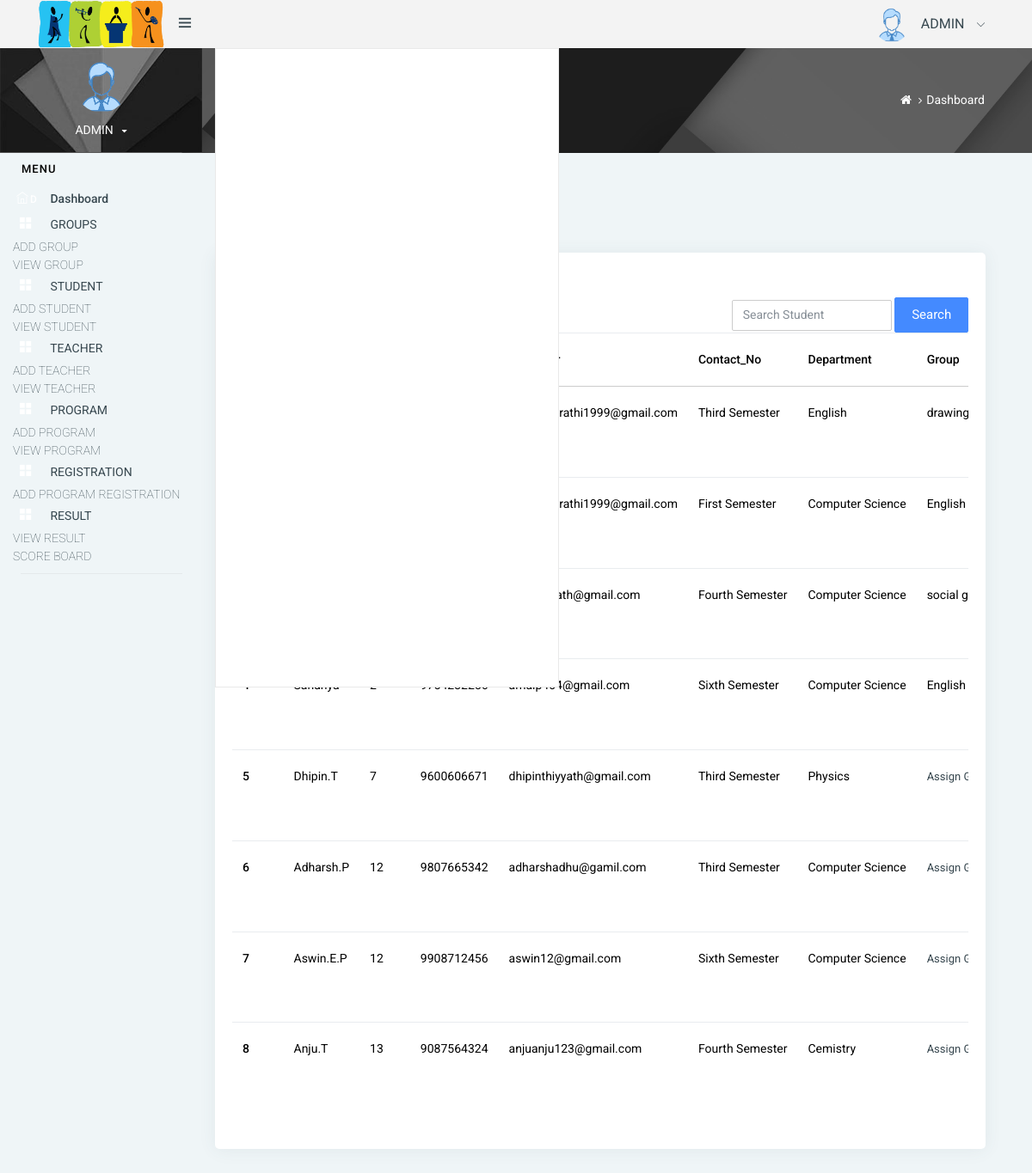
Screenshot of /student_view/ with the database file from the repository.
### artsapp/models.py (models this page shows, shortened)
class Student(models.Model):
    user = models.OneToOneField(Login, on_delete=models.CASCADE, primary_key=True, related_name='student')
    name = models.CharField(max_length=100)
    roll_no = models.CharField(max_length=100)
    contact_no = models.CharField(max_length=100)
    email = models.EmailField()
    semester = models.CharField(max_length=200)
    department = models.CharField(max_length=200)
    group = models.ForeignKey(Group, on_delete=models.CASCADE, null=True, blank=True)

class Group(models.Model):
    group_no = models.CharField(max_length=100)
    name = models.CharField(max_length=100)
    leader_name = models.CharField(max_length=100)
    total_score = models.FloatField(default=0)
    def __str__(self):
        return self.name

### artsapp/admin_views.py (the view)
# urls.py: path('student_view/',admin_views.student_view,name ='student_view'),
def student_view(request):
    student = Student.objects.all()
    studentFilter = StudentFilter(request.GET, queryset=student)
    student = studentFilter.qs
    context = {
        'students': student,
        'studentFilter': studentFilter,
    }
    return render(request, 'admintemp/student_view.html', context)

### templates/admintemp/student_view.html (shortened to what this page needs)
{% extends 'admin_home.html' %}
{% block content %}
<div class="col-lg-12 mt-5">
    <div class="card">
        <div class="card-body">
            <h4 class="header-title">STUDENT</h4>
            <form method="get" style="float:right" class="form-inline">
                <div class="md-form my-0">
                    {{studentFilter.form}}
                    <button class="btn btn-primary" type="submit">Search</button>
                </div>
            </form>
            <div class="table-responsive">
            <table class="table">
                <thead>
                <tr>
                    <th scope="col">SI NO</th>
                    <th scope="col">Name</th>
                    <th scope="col">Email</th>
                    <th scope="col">Roll_No</th>
                    <th scope="col">Semester</th>
                    <th scope="col">Contact_No</th>
                    <th scope="col">Department</th>
                    <th scope="col">Group</th>
                </tr>
                </thead>
                <tbody>
                {% for i in students %}
                <tr>
                    <th scope="row">{{forloop.counter}}</th>
                    <td>{{i.name}}</td>
                    <td>{{i.roll_no}}</td>
                    <td>{{i.contact_no}}</td>
                    <td>{{i.email}}</td>
                    <td>{{i.semester}}</td>
                    <td>{{i.department}}</td>
                    <td>
                        {% if i.group == None %}
                        <a href="{% url 'assign_group' i.user_id %}">Assign Group</a>
                        {% else %}
                        {{i.group}}
                        {% endif %}
                    </td>
                </tr>
                {% empty %}
                <tr>
                    <td  colspan="6"><h4>No Students Found..</h4></td>
                </tr>
                {% endfor %}
                </tbody>
            </table>
        </div>
    </div>
</div>
</div>
{% endblock %}

### rows the page displays
Student: email "arunimaarathi1999@gmail.com", semester "Third Semester", department "English", group "drawing"
Student: email "arunimaarathi1999@gmail.com", semester "First Semester", department "Computer Science", group "English…"
Student: email "dinilthiyyath@gmail.com", semester "Fourth Semester", department "Computer Science", group "social…"
Student: email "amalp404@gmail.com", semester "Sixth Semester", department "Computer Science", group "English…"
Student: name "Dhipin.T", roll_no "7", contact_no "9600606671", email "dhipinthiyyath@gmail.com", semester "Third Semester", department "Physics", shows "Assign…"
Student: name "Adharsh.P", roll_no "12", contact_no "9807665342", email "adharshadhu@gamil.com", semester "Third Semester", department "Computer Science", shows "Assign…"
Student: name "Aswin.E.P", roll_no "12", contact_no "9908712456", email "aswin12@gmail.com", semester "Sixth Semester", department "Computer Science", shows "Assign…"
Student: name "Anju.T", roll_no "13", contact_no "9087564324", email "anjuanju123@gmail.com", semester "Fourth Semester", department "Cemistry", shows "Assign…"
